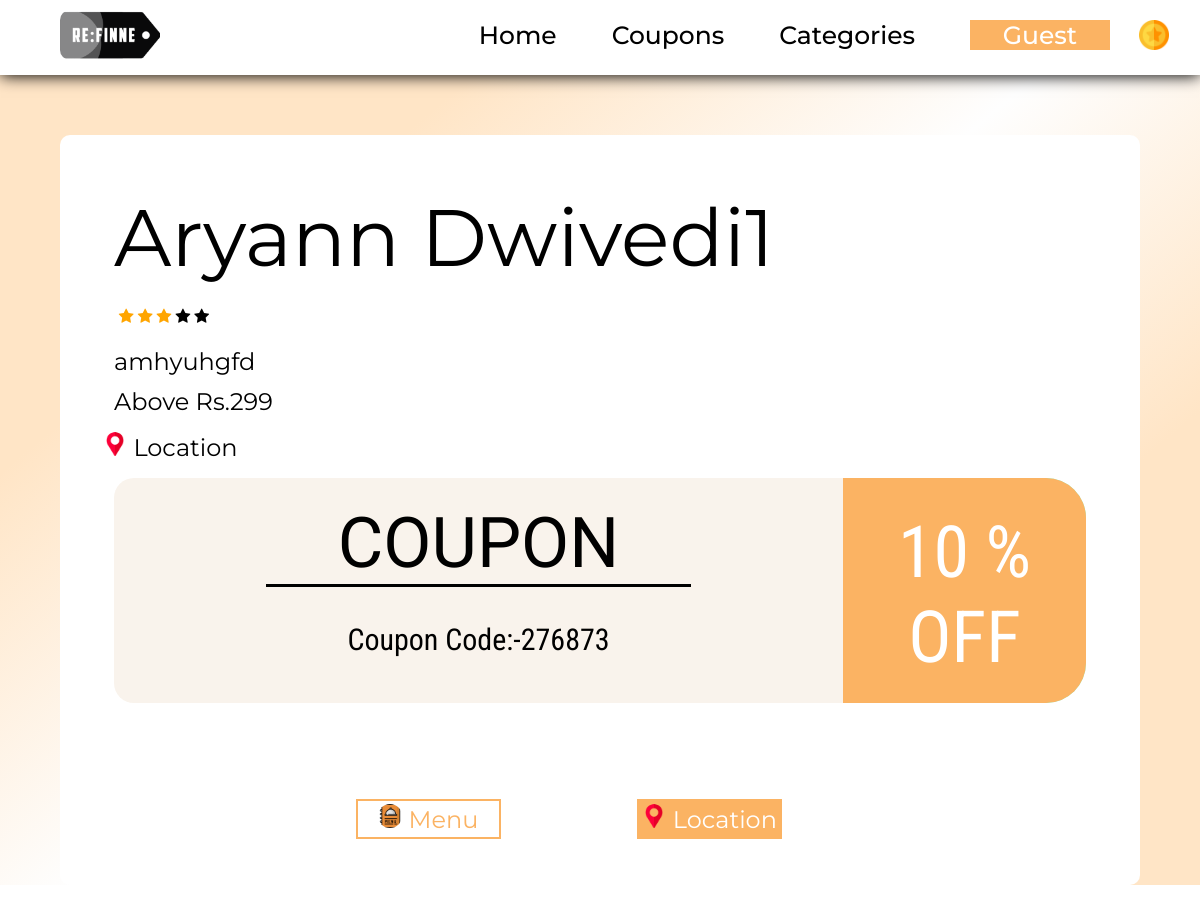
/coupons/sssasdd14, run on an earlier commit of the app's database.
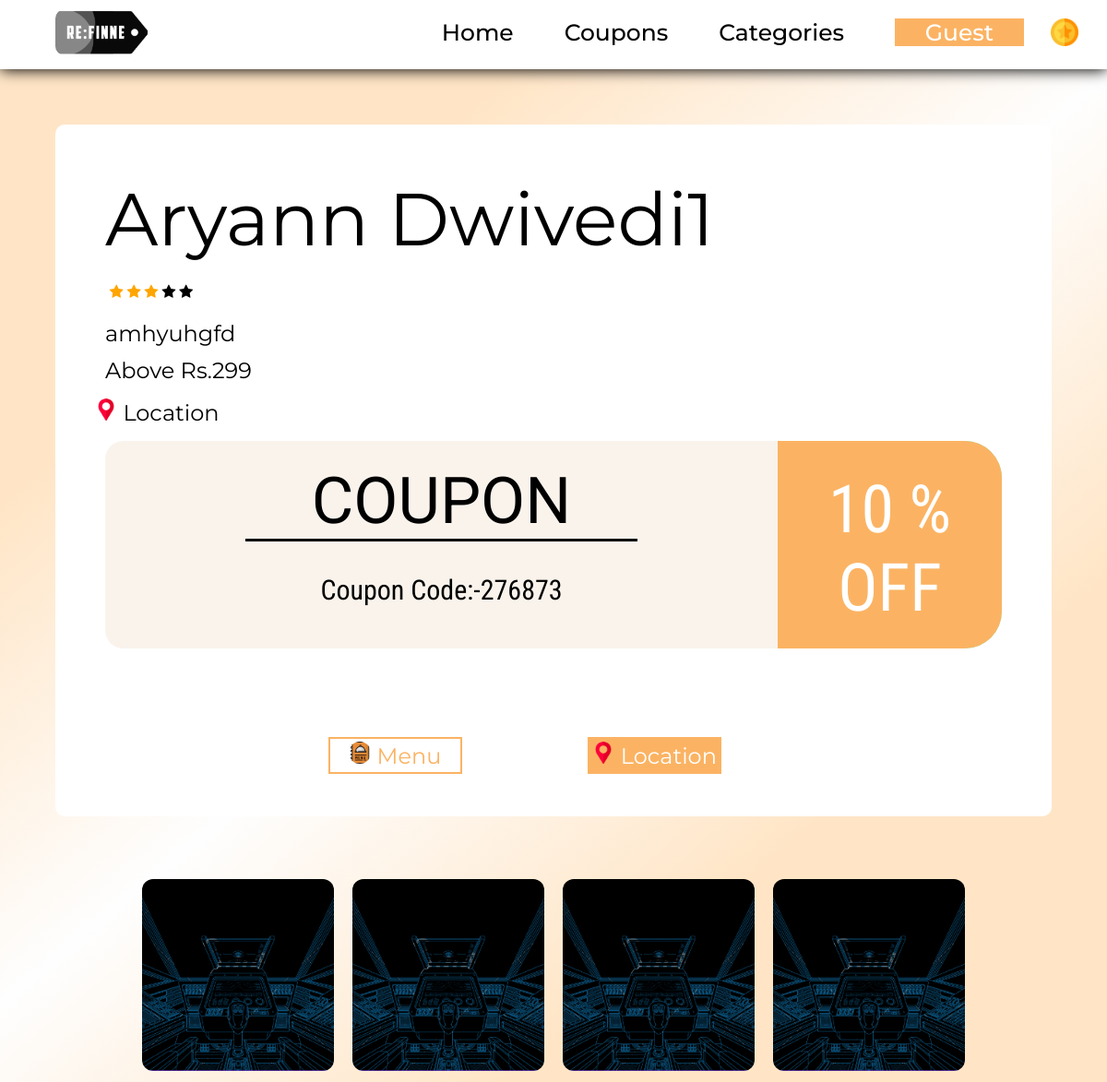
And on a later commit of the database.
### coupons/models.py (models this page shows, shortened)
class Coupons(models.Model):
    sno = models.AutoField(primary_key=True)
    name = models.CharField(max_length=255)
    offer = models.IntegerField(default=10)
    code = models.TextField(unique=True)
    conditions = models.TextField(default=000000)
    coins = models.IntegerField(default=10)
    content = models.TextField()
    location = models.TextField(max_length=500, blank=True)
    tags = models.TextField(max_length=500, blank=True)
    image = models.ImageField(null=True, blank=True, upload_to="images/")
    slug = models.CharField(max_length=130,unique=True)

### coupons/views.py (the view)
# urls.py: path('<str:slug>', views.couponsPost),
def couponsPost(request,slug):
    one_entry = Coupons.objects.filter(slug = slug)
    username = request.user.username
    userCoins = Coins.objects.filter(username = username)
    context = {'one_entry': one_entry,'userCoins':userCoins}
    return render(request,'coupons/couponsPost.html',context)

### templates/coupons/couponsPost.html (shortened to what this page needs)
{% extends 'c_base.html' %}
{% load static %}
{% block body %}
{% for cou in one_entry %}
    <div class="poster-top">
      <div class="coupon-front-name">{{cou.name}}</div>
      <div class="coupon-review">
        <span class="fa fa-star checked"></span>
        <span class="fa fa-star checked"></span>
        <span class="fa fa-star checked"></span>
        <span class="fa fa-star"></span>
        <span class="fa fa-star"></span>
      </div>
      <div class="coupon-front-ldescription">{{cou.content}}</div>
      <div class="coupon-front-description">{{cou.conditions}}</div>
      <div class="coupon-location" ><img src="{% static 'placeholder-loc.png' %}" alt="" srcset="" style="height: 1em;width: 1em;"> Location</div>
      <div class="coupon-poster">
        <div class="coloumnp1">
          <div class="coupon-voucher">COUPON</div>
          <div class="line"></div>
          <div class="coupon-code">Coupon Code:-{{cou.code}}</div>
        </div>
        <div class="coloumnp2"><div class="coupon-front-offer">{{cou.offer}} % <br> OFF</div></div>
      </div>
      <div class="menu-loc-container">
        <button  class="menu-btn" ><img src="{% static 'menu.png' %}" alt="" srcset="" style="height: 1em;width: 1em;"> Menu</button>
        <button onclick="findMyState()" class="location-btn" ><img src="{% static 'placeholder-loc.png' %}" alt="" srcset="" style="height: 1em;width: 1em;"> Location</button><div id="id1"></div></div>
    </div>
   <div class="coupon-front-display">
    <div class="coupon-front-img">
      {% if cou.image %}
        <img src="{{ cou.image.url }}" class="photo-square-coupon" alt="">
        <img src="{{ cou.image.url }}" class="photo-square-coupon" alt="">
        <img src="{{ cou.image.url }}" class="photo-square-coupon" alt="">
        <img src="{{ cou.image.url }}" class="photo-square-coupon" alt="">
        {% endif %}
    </div>
  </div>
   </div>
   {% endfor %}
{% endblock body %}

What changed in the data, as far as the page shows it:
changed Coupons "Aryann Dwivedi1": image: picture added
